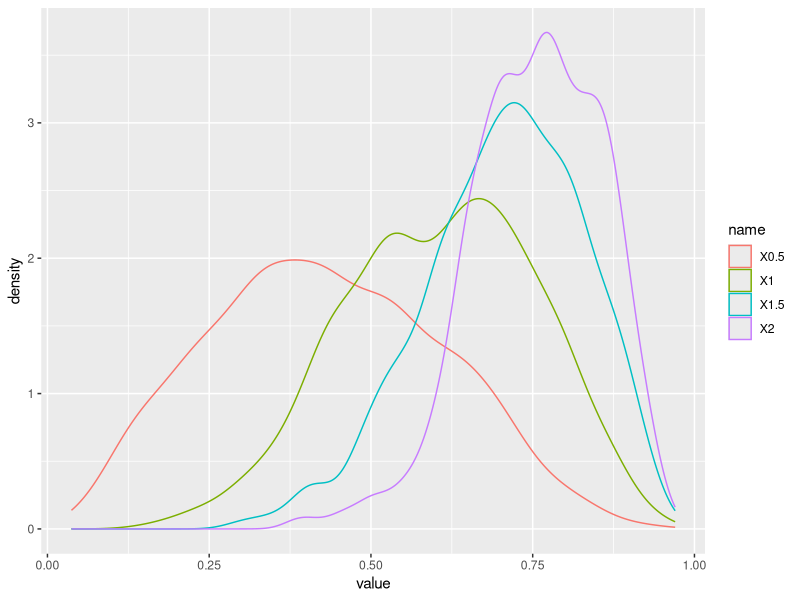
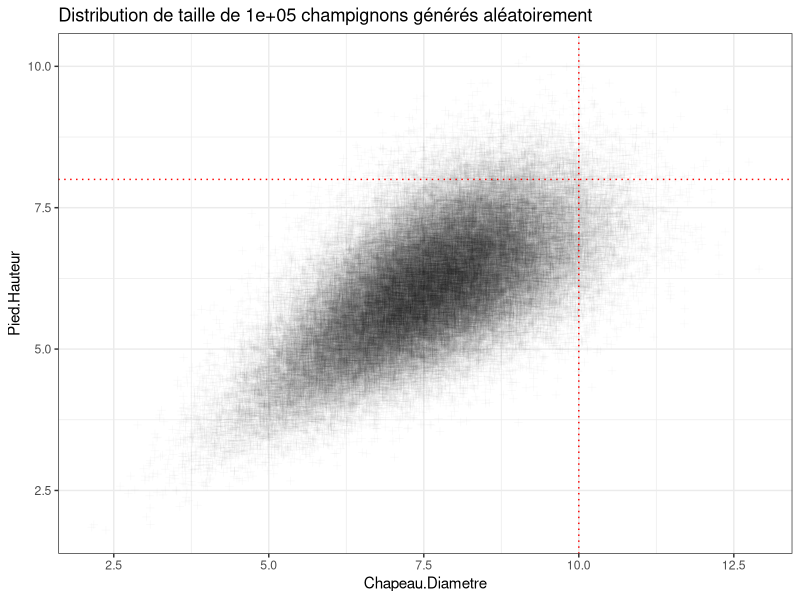
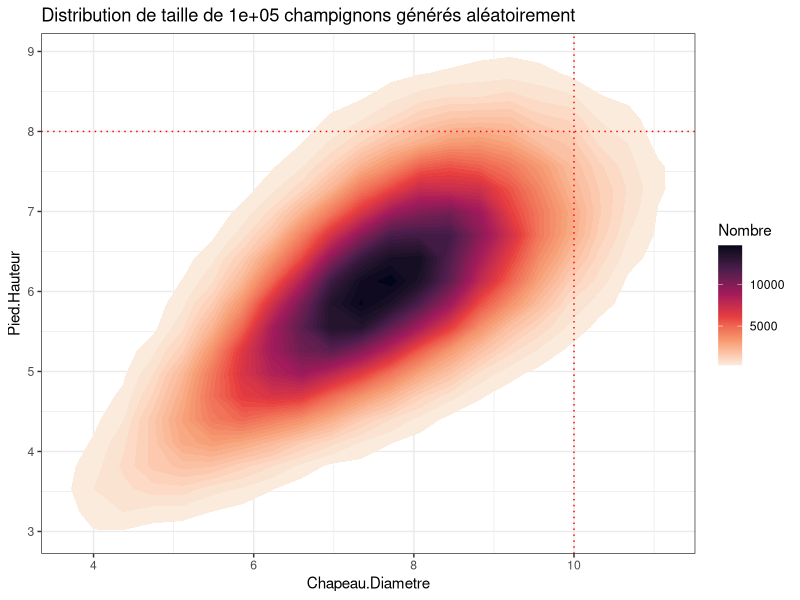

These charts were generated, in order, by the following R code:
##########################
#     INITIALISATION     #
##########################

# Chargement des bibliothèques
library(tidyverse)    # Outils génériques

##################################
#       FACTEUR CROISSANCE       #
##################################

n_distrib <- 1e3
facteurs <- c(.5, 1, 1.5, 2)

loi_beta <- function(facteur){rbeta(n = n_distrib, shape1 = 6*facteur, shape2 =4, ncp = .5*facteur)}

beta <-lapply(X = facteurs, FUN = loi_beta)
names(beta) <- facteurs
beta <- as.data.frame(beta)
beta <- pivot_longer(beta, cols = 1:ncol(beta))

ggplot(data = beta, aes(x = value, colour = name)) +
  geom_density(alpha = .7)

###############################
#       DISTRIBUTION 2D       #
###############################

n_champis <- 1e5      # Nombre de champignons
f_crois <- 2          # Facteur de croissance

Chap.Diam <- 10
Pied.Haut <- 8

Champi_demo <- NULL
Champi_demo$FacteurTaille <- rbeta(n = n_champis, shape1 = 6*f_crois, shape2 =4, ncp = .5*f_crois)
Champi_demo$Chapeau.Diametre <- Chap.Diam*Champi_demo$FacteurTaille*rnorm(n = n_champis, mean = 1, sd = .1)
Champi_demo$Pied.Hauteur <- Pied.Haut*Champi_demo$FacteurTaille*rnorm(n = n_champis, mean = 1, sd = .1)
Champi_demo <- as.data.frame(Champi_demo)

scatter2d <-ggplot(data = Champi_demo, aes(x = Chapeau.Diametre, y = Pied.Hauteur)) +
  ggtitle(paste0("Distribution de taille de ", n_champis, " champignons générés aléatoirement")) +
  geom_point(shape = 3, alpha = 2e3/n_champis) +
  theme_bw() +
  geom_vline(xintercept = Chap.Diam, linetype = "dotted", color = "red") +
  geom_hline(yintercept = Pied.Haut, linetype = "dotted", color = "red")

densite2d <- ggplot(data = Champi_demo, aes(x = Chapeau.Diametre, y = Pied.Hauteur)) +
  ggtitle(paste0("Distribution de taille de ", n_champis, " champignons générés aléatoirement")) +
  # geom_density2d_filled(bins = 100) +
  # geom_density2d(bins=15, color = "white", alpha = .2) +
  # scale_fill_viridis_d(option = "H", direction = 1) + #B,F,G (H)
  # theme(legend.position="none") +
  stat_density_2d(geom = "polygon", contour = TRUE, contour_var = "count",       #density, count, ndensity
                  aes(fill = after_stat(level)),
                  bins = 50, n = 30) +
  scale_fill_viridis_c(option = "F", direction = -1, name = "Nombre") + #B,F,G (H)
  theme_bw() +
  geom_vline(xintercept = Chap.Diam, linetype = "dotted", color = "red") +
  geom_hline(yintercept = Pied.Haut, linetype = "dotted", color = "red")

beta
scatter2d
densite2d
